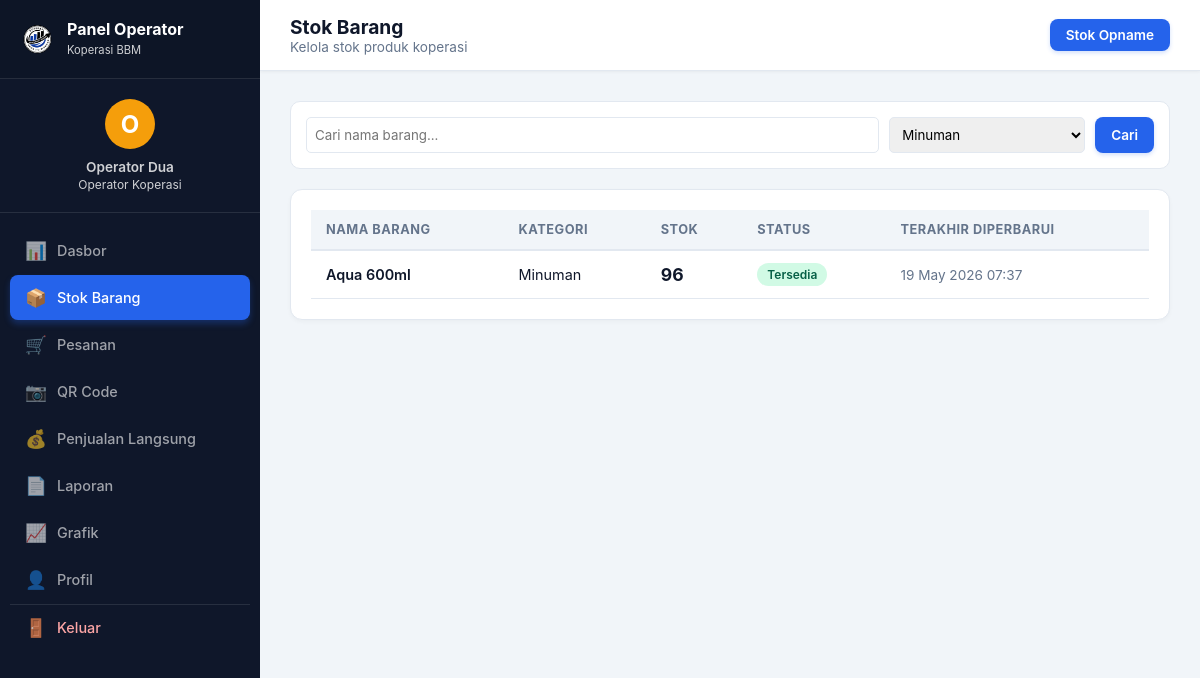
The page /koperasibbm/operator/stok_barang.php?id_kategori=4 (signed in) on the database its author committed.
### tables this page shows
CREATE TABLE `produk` (
  `id_produk` int NOT NULL,
  `id_kategori` int NOT NULL,
  `nama_produk` varchar(100) NOT NULL,
  `harga` decimal(10,2) NOT NULL,
  `stok` int NOT NULL DEFAULT '0',
  `gambar` varchar(255) DEFAULT 'default.jpg',
  `deskripsi` text,
  `created_at` timestamp NULL DEFAULT CURRENT_TIMESTAMP,
  `updated_at` timestamp NULL DEFAULT CURRENT_TIMESTAMP ON UPDATE CURRENT_TIMESTAMP
);

CREATE TABLE `kategori` (
  `id_kategori` int NOT NULL,
  `nama_kategori` varchar(50) NOT NULL
);

### koperasibbm/config/database.php (called while the page is built, shortened)
<?php
function base_url() {
    return "http://localhost/koperasibbm";
}
?>

### koperasibbm/operator/stok_barang.php (the view, shortened to what this page needs)
<?php
require_once __DIR__ . '/../config/database.php';
 $search = isset($_GET['search']) ? mysqli_real_escape_string($conn, $_GET['search']) : '';
 $kat_id = isset($_GET['id_kategori']) ? (int)$_GET['id_kategori'] : 0;
 $where = "1=1";
if($kat_id > 0) $where .= " AND p.id_kategori=$kat_id";
 $produk = mysqli_query($conn, "SELECT p.*, k.nama_kategori FROM produk p JOIN kategori k ON p.id_kategori=k.id_kategori WHERE $where ORDER BY p.stok ASC");
 $kategori = mysqli_query($conn, "SELECT * FROM kategori");
?>
<!DOCTYPE html>
<html lang="id">
<head><meta charset="UTF-8"><meta name="viewport" content="width=device-width, initial-scale=1.0"><title>Stok Barang</title><link rel="stylesheet" href="<?php echo base_url(); ?>/assets/css/style.css"></head>
<body>
<div class="admin-container">
    <?php include __DIR__ . '/../includes/operator_sidebar.php'; ?>
    <div class="main-panel">
        <div class="topbar">
            <div>
                <h2>Stok Barang</h2>
                <p style="font-size:0.85rem; color:var(--text-gray); margin:0;">Kelola stok produk koperasi</p>
            </div>
            <button onclick="openModal('modalOpname')" class="btn btn-primary">Stok Opname</button>
        </div>
        <div class="content-wrapper">
            <form method="GET" style="display:flex; gap:10px; margin-bottom:20px; background:white; padding:15px; border-radius:10px; border:1px solid var(--border-color);">
                <input type="text" name="search" placeholder="Cari nama barang..." value="<?php echo htmlspecialchars($search); ?>" style="flex:1; padding:8px; border:1px solid var(--border-color); border-radius:5px;">
                <select name="id_kategori" style="padding:8px; border:1px solid var(--border-color); border-radius:5px;">
                    <?php while($k = mysqli_fetch_assoc($kategori)): ?>
                    <option value="<?php echo $k['id_kategori']; ?>" <?php echo $kat_id == $k['id_kategori'] ? 'selected' : ''; ?>><?php echo $k['nama_kategori']; ?></option>
                    <?php endwhile; ?>
                </select>
                <button type="submit" class="btn btn-primary">Cari</button>
            </form>
            <div class="card">
                <table>
                    <thead>
                        <tr>
                            <th>Nama Barang</th>
                            <th>Kategori</th>
                            <th>Stok</th>
                            <th>Status</th>
                            <th>Terakhir Diperbarui</th>
                        </tr>
                    </thead>
                    <tbody>
                    <?php while($p = mysqli_fetch_assoc($produk)):
                        $st = $p['stok']==0?'<span class="badge badge-danger">Habis</span>':($p['stok']<=20?'<span class="badge badge-warning">Terbatas</span>':'<span class="badge badge-success">Tersedia</span>');
                    ?>
                    <tr>
                        <td style="font-weight:600;"><?php echo htmlspecialchars($p['nama_produk']); ?></td>
                        <td><?php echo $p['nama_kategori']; ?></td>
                        <td style="font-weight:700; font-size:1.1rem;"><?php echo $p['stok']; ?></td>
                        <td><?php echo $st; ?></td>
                        <td style="color:var(--text-gray); font-size:0.85rem;"><?php echo date('d M Y H:i', strtotime($p['updated_at'])); ?></td>
                    </tr>
                    <?php endwhile; ?>
                    </tbody>
                </table>
            </div>
        </div>
    </div>
</div>
</body>
</html>

### koperasibbm/assets/css/style.css (style rules this page uses)
:root { --primary: #2563eb; --primary-dark: #1e3a8a; --primary-light: #3b82f6; --bg-light: #f1f5f9; --white: #ffffff; --text-dark: #0f172a; --text-gray: #64748b; --border-color: #e2e8f0; --danger: #ef4444; --warning: #f59e0b; --success: #10b981; --sidebar-bg: #0f172a; --sidebar-hover: #1e293b; }
* { margin: 0; padding: 0; box-sizing: border-box; font-family: 'Inter', 'Segoe UI', Tahoma, Geneva, Verdana, sans-serif; }
body { background-color: var(--bg-light); color: var(--text-dark); font-size: 14px; }
.btn { padding: 8px 16px; border-radius: 8px; font-weight: 600; cursor: pointer; border: none; transition: all 0.2s; display: inline-flex; align-items: center; justify-content: center; gap: 5px; font-size: 0.85rem; }
.btn-primary { background: var(--primary); color: white; box-shadow: 0 2px 4px rgba(37, 99, 235, 0.2); }
.admin-container { display: flex; min-height: 100vh; background: var(--bg-light); }
.main-panel { margin-left: 260px; flex-grow: 1; background: var(--bg-light); min-height: 100vh; display: flex; flex-direction: column; }
.topbar { background: white; padding: 15px 30px; display: flex; justify-content: space-between; align-items: center; box-shadow: 0 1px 3px rgba(0,0,0,0.05); border-bottom: 1px solid var(--border-color); }
.topbar h2 { font-size: 1.2rem; font-weight: 700; color: var(--text-dark); }
.content-wrapper { padding: 30px; flex: 1; }
.card { background: white; border-radius: 12px; box-shadow: 0 2px 4px rgba(0,0,0,0.03); padding: 20px; margin-bottom: 20px; border: 1px solid var(--border-color); max-width: 100%; overflow-x: auto; }
table { width: 100%; border-collapse: collapse; }
.card > table, .card .table-responsive table { min-width: 720px; }
.card table th, .card table td { white-space: nowrap; vertical-align: middle; }
.card table td:last-child { white-space: normal; min-width: 150px; }
table th, table td { padding: 12px 15px; text-align: left; border-bottom: 1px solid var(--border-color); font-size: 0.9rem; }
table th { background: var(--bg-light); font-weight: 700; color: var(--text-gray); font-size: 0.8rem; text-transform: uppercase; letter-spacing: 0.5px; border-bottom: 2px solid var(--border-color); }
.badge { padding: 4px 10px; border-radius: 20px; font-size: 0.75rem; font-weight: 600; display: inline-block; }
.badge-success { background: #d1fae5; color: #065f46; }

### rows shown on the page
produk: nama_produk "Aqua 600ml", id_kategori.nama_kategori "Minuman", stok "96", shows "Tersedia", updated_at "19 May 2026 07:37"

### other values the page prints
$_SESSION['nama_lengkap'] "Operator Dua"
form field id_kategori "Minuman"
